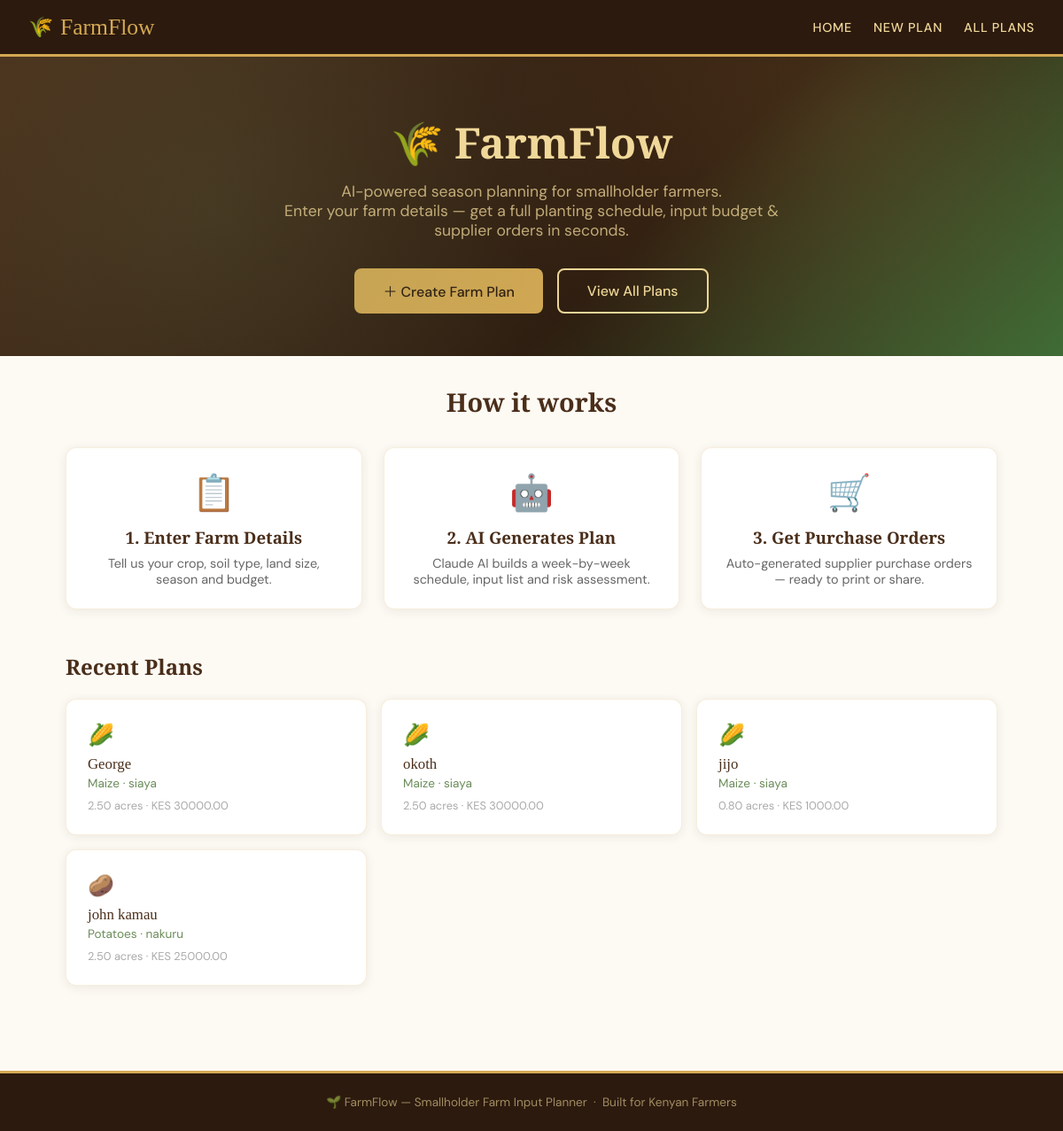
The page / on the database its author committed.
### planner/models.py (models this page shows, shortened)
class FarmPlan(models.Model):
    CROP_CHOICES = [
        ('maize', 'Maize'),
        ('beans', 'Beans'),
        ('tomatoes', 'Tomatoes'),
        ('potatoes', 'Potatoes'),
        ('wheat', 'Wheat'),
        ('sorghum', 'Sorghum'),
        ('cassava', 'Cassava'),
        ('sweet_potato', 'Sweet Potato'),
        ('kale', 'Kale (Sukuma Wiki)'),
        ('cabbage', 'Cabbage'),
    ]
    SOIL_CHOICES = [
        ('loam', 'Loam'),
        ('clay', 'Clay'),
        ('sandy', 'Sandy'),
        ('silty', 'Silty'),
        ('peaty', 'Peaty'),
    ]
    SEASON_CHOICES = [
        ('long_rains', 'Long Rains (Mar–May)'),
        ('short_rains', 'Short Rains (Oct–Dec)'),
        ('dry', 'Dry Season (Irrigation)'),
    ]
    farmer_name = models.CharField(max_length=100)
    location = models.CharField(max_length=100)
    land_size = models.DecimalField(max_digits=6, decimal_places=2)
    crop = models.CharField(max_length=50, choices=CROP_CHOICES)
    soil_type = models.CharField(max_length=50, choices=SOIL_CHOICES)
    season = models.CharField(max_length=50, choices=SEASON_CHOICES)
    budget = models.DecimalField(max_digits=10, decimal_places=2)
    additional_notes = models.TextField(blank=True)
    planting_schedule = models.TextField(blank=True)
    input_requirements = models.TextField(blank=True)
    weather_risks = models.TextField(blank=True)
    purchase_orders = models.TextField(blank=True)
    ai_summary = models.TextField(blank=True)
    created_at = models.DateTimeField(auto_now_add=True)

### planner/views.py (the view)
# urls.py: path('', views.index, name='index'),
def index(request):
    recent_plans = FarmPlan.objects.order_by('-created_at')[:6]
    return render(request, 'planner/index.html', {'recent_plans': recent_plans})

### planner/templates/planner/index.html (shortened to what this page needs)
{% extends "planner/base.html" %}
{% block content %}
<div class="page-hero" style="padding:4rem 2rem 3rem;">
  <h1>🌾 FarmFlow</h1>
  <p style="font-size:1.1rem;margin-top:.75rem;max-width:560px;margin-inline:auto;">
    AI-powered season planning for smallholder farmers.<br>
    Enter your farm details — get a full planting schedule, input budget & supplier orders in seconds.
  </p>
  <div style="margin-top:2rem;display:flex;gap:1rem;justify-content:center;flex-wrap:wrap;">
    <a href="/plan/new/" class="btn btn-secondary" style="font-size:1rem;padding:.8rem 2rem;">
      ＋ Create Farm Plan
    </a>
    <a href="/plans/" class="btn btn-outline" style="font-size:1rem;padding:.8rem 2rem;border-color:var(--straw);color:var(--straw);">
      View All Plans
    </a>
  </div>
</div>
<div class="container">
  <div style="text-align:center;margin-bottom:2rem;">
    <h2 style="font-family:'Playfair Display',serif;font-size:1.8rem;color:var(--bark);">How it works</h2>
  </div>
  <div style="display:grid;grid-template-columns:repeat(auto-fit,minmax(220px,1fr));gap:1.5rem;margin-bottom:3rem;">
    <div class="card" style="text-align:center;">
      <div style="font-size:2.5rem;margin-bottom:.75rem;">📋</div>
      <h3 style="font-family:'Playfair Display',serif;color:var(--bark);margin-bottom:.5rem;">1. Enter Farm Details</h3>
      <p style="font-size:.9rem;color:#666;">Tell us your crop, soil type, land size, season and budget.</p>
    </div>
    <div class="card" style="text-align:center;">
      <div style="font-size:2.5rem;margin-bottom:.75rem;">🤖</div>
      <h3 style="font-family:'Playfair Display',serif;color:var(--bark);margin-bottom:.5rem;">2. AI Generates Plan</h3>
      <p style="font-size:.9rem;color:#666;">Claude AI builds a week-by-week schedule, input list and risk assessment.</p>
    </div>
    <div class="card" style="text-align:center;">
      <div style="font-size:2.5rem;margin-bottom:.75rem;">🛒</div>
      <h3 style="font-family:'Playfair Display',serif;color:var(--bark);margin-bottom:.5rem;">3. Get Purchase Orders</h3>
      <p style="font-size:.9rem;color:#666;">Auto-generated supplier purchase orders — ready to print or share.</p>
    </div>
  </div>
  {% if recent_plans %}
  <h2 style="font-family:'Playfair Display',serif;font-size:1.5rem;color:var(--bark);margin-bottom:1.25rem;">Recent Plans</h2>
  <div style="display:grid;grid-template-columns:repeat(auto-fill,minmax(280px,1fr));gap:1rem;">
    {% for plan in recent_plans %}
    <a href="/plan/{{ plan.pk }}/" style="text-decoration:none;">
      <div class="card" style="cursor:pointer;transition:transform .2s,box-shadow .2s;" onmouseover="this.style.transform='translateY(-3px)';this.style.boxShadow='0 8px 24px rgba(44,26,14,.12)'" onmouseout="this.style.transform='';this.style.boxShadow=''">
        <div style="font-size:1.5rem;margin-bottom:.5rem;">
          {% if plan.crop == 'maize' %}🌽
          {% elif plan.crop == 'tomatoes' %}🍅
          {% elif plan.crop == 'beans' %}🫘
          {% elif plan.crop == 'potatoes' %}🥔
          {% elif plan.crop == 'kale' %}🥬
          {% elif plan.crop == 'cabbage' %}🥦
          {% else %}🌱{% endif %}
        </div>
        <div style="font-family:'Playfair Display',serif;font-size:1.05rem;color:var(--bark);">{{ plan.farmer_name }}</div>
        <div style="font-size:.85rem;color:var(--sage);margin-top:.2rem;">{{ plan.get_crop_display }} · {{ plan.location }}</div>
        <div style="font-size:.8rem;color:#aaa;margin-top:.5rem;">{{ plan.land_size }} acres · KES {{ plan.budget }}</div>
      </div>
    </a>
    {% endfor %}
  </div>
  {% endif %}
</div>
{% endblock %}

### planner/templates/planner/base.html (shortened to what this page needs)
<!DOCTYPE html>
<html lang="en">
<head>
</head>
<body>
<nav>
  <a class="nav-brand" href="/"><span>🌾</span> FarmFlow</a>
  <ul class="nav-links">
    <li><a href="/">Home</a></li>
    <li><a href="/plan/new/">New Plan</a></li>
    <li><a href="/plans/">All Plans</a></li>
  </ul>
</nav>
{% block content %}{% endblock %}
<footer>
  <p>🌱 FarmFlow — Smallholder Farm Input Planner &nbsp;·&nbsp; Built for Kenyan Farmers</p>
</footer>
</body>
</html>

### planner/templates/planner/base.html (style rules this page uses)
:root { --soil: #2C1A0E; --bark: #4A2E1A; --clay: #8B4513; --wheat: #D4A853; --straw: #F0D89A; --sage: #6B8C5A; --leaf: #3D6B35; --mist: #F5F0E8; --cream: #FDFAF4; --white: #FFFFFF; --danger: #C0392B; --warn: #E67E22; --ok: #27AE60; }
*, *::before, *::after { box-sizing: border-box; margin: 0; padding: 0; }
body { font-family: 'DM Sans', sans-serif; background: var(--cream); color: var(--soil); min-height: 100vh; }
nav { background: var(--soil); padding: 0 2rem; display: flex; align-items: center; justify-content: space-between; height: 64px; position: sticky; top: 0; z-index: 100; border-bottom: 3px solid var(--wheat); }
.nav-brand { font-family: 'Playfair Display', serif; font-size: 1.6rem; color: var(--wheat); text-decoration: none; display: flex; align-items: center; gap: .5rem; }
.nav-brand span { font-size: 1.4rem; }
.nav-links { display: flex; gap: 1.5rem; list-style: none; }
.nav-links a { color: var(--straw); text-decoration: none; font-size: .9rem; font-weight: 500; letter-spacing: .05em; text-transform: uppercase; transition: color .2s; }
.page-hero { background: linear-gradient(135deg, var(--bark) 0%, var(--soil) 60%, var(--leaf) 100%); padding: 3rem 2rem; text-align: center; position: relative; overflow: hidden; }
.page-hero::before { content: ''; position: absolute; inset: 0; background-image: radial-gradient(circle at 20% 50%, rgba(107,140,90,.2) 0%, transparent 50%), radial-gradient(circle at 80% 20%, rgba(212,168,83,.15) 0%, transparent 40%); }
.page-hero h1 { font-family: 'Playfair Display', serif; font-size: clamp(1.8rem, 4vw, 3rem); color: var(--straw); position: relative; z-index: 1; }
.page-hero p { color: rgba(240,216,154,.75); margin-top: .5rem; font-size: 1rem; position: relative; z-index: 1; }
.container { max-width: 1100px; margin: 0 auto; padding: 2rem 1.5rem; }
.card { background: var(--white); border-radius: 12px; padding: 1.5rem; box-shadow: 0 2px 12px rgba(44,26,14,.08); border: 1px solid rgba(212,168,83,.2); }
.btn { display: inline-flex; align-items: center; gap: .4rem; padding: .65rem 1.4rem; border: none; border-radius: 8px; font-family: 'DM Sans', sans-serif; font-size: .9rem; font-weight: 500; cursor: pointer; text-decoration: none; transition: all .2s; }
.btn-secondary { background: var(--wheat); color: var(--soil); }
.btn-outline { background: transparent; color: var(--leaf); border: 2px solid var(--leaf); }
footer { background: var(--soil); color: rgba(240,216,154,.6); text-align: center; padding: 1.5rem; font-size: .85rem; margin-top: 4rem; border-top: 3px solid var(--wheat); }

### rows shown on the page
FarmPlan: farmer_name "George", crop "Maize", location "siaya", land_size "2.50", budget "30000.00"
FarmPlan: farmer_name "okoth", crop "Maize", location "siaya", land_size "2.50", budget "30000.00"
FarmPlan: farmer_name "jijo", crop "Maize", location "siaya", land_size "0.80", budget "1000.00"
FarmPlan: farmer_name "john kamau", crop "Potatoes", location "nakuru", land_size "2.50", budget "25000.00"
